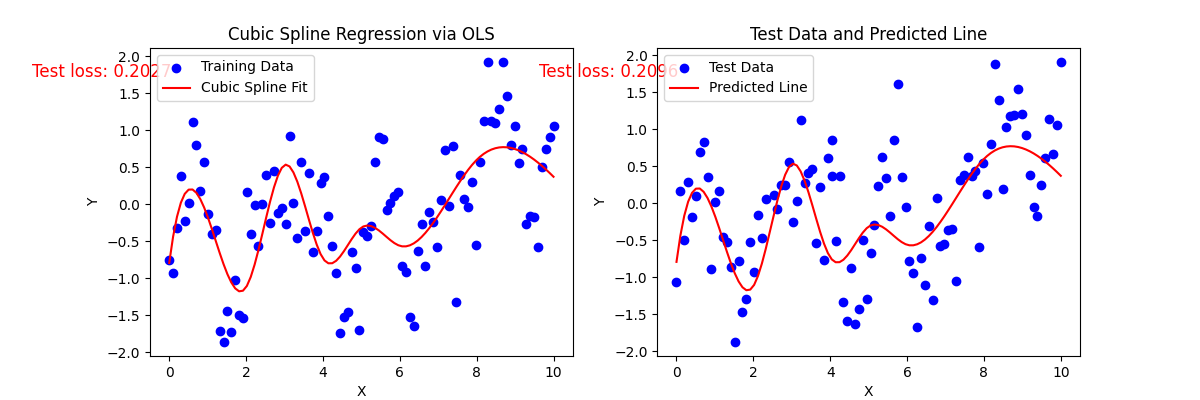

Write the Python code that produced this figure.
import numpy as np
import pandas as pd
import matplotlib.pyplot as plt
from patsy import dmatrix  # 用于生成B-样条基函数

# # 读取数据
# df = pd.read_csv("D:\code\py\PRML\homework1\TrainingData.csv")
# x = df["x"]
# y = df["y_complex"].values


#读取数据(手动更改你的数据路径)
file_path1 = 'D:\code\py\PRML\homework1\TrainingData.csv'
file_path2 = 'D:\code\py\PRML\homework1\TestData.csv'
train_data = pd.read_csv(file_path1)
test_data = pd.read_csv(file_path2)
x_train = train_data.iloc[:, 0].values  
y_train = train_data.iloc[:, 1].values  
x_test = test_data.iloc[:, 0].values   
y_test = test_data.iloc[:, 1].values   

# 设置节点
knots = [2, 3, 4, 5, 6, 8]

# 生成B-样条基函数（自然样条边界条件）
formula = "bs(x, knots=knots, degree=3, include_intercept=True)"
B = dmatrix(formula, {"x": x_train, "knots": knots}, return_type="dataframe")

# 最小二乘法求解系数
beta = np.linalg.lstsq(B, y_train, rcond=None)[0]
print(f"beta:{beta}")

# 预测新数据
# x_train_new = np.linspace(0, 10, 500)
B_train_new = dmatrix(formula, {"x": x_train, "knots": knots}, return_type="dataframe")
y_train_pred = np.dot(B_train_new, beta)
loss_train = 1/(2*len(y_train))*np.sum((y_train_pred-y_train)**2)

# 预测测试集新数据
# x_test_new = np.linspace(0, 10, 500)
B_test_new = dmatrix(formula, {"x": x_test, "knots": knots}, return_type="dataframe")
y_test_pred = np.dot(B_test_new, beta)
loss_test = 1/(2*len(y_test))*np.sum((y_test_pred-y_test)**2)
print(f"TrainingDataLoss:{loss_train}\nTestDataLoss:{loss_test}")

plt.figure(figsize=(12, 4))

# plot1训练数据和拟合直线
plt.subplot(1, 2, 1)
plt.scatter(x_train, y_train, color='blue', label='Training Data')
plt.plot(x_train, y_train_pred, color="red", label='Cubic Spline Fit')
plt.title('Cubic Spline Regression via OLS')
plt.xlabel("X")
plt.ylabel("Y")
plt.legend()
plt.annotate(f'Test loss: {loss_train:.4f}', xy=(0.05, 0.95), xycoords='axes fraction', fontsize=12, color='red', ha='right', va='top')

# plot2测试数据和拟合直线
plt.subplot(1, 2, 2)
plt.scatter(x_test, y_test, color='blue', label='Test Data')
plt.plot(x_test, y_test_pred, color='red', label='Predicted Line')
plt.title('Test Data and Predicted Line')
plt.xlabel('X')
plt.ylabel('Y')
plt.legend()
plt.annotate(f'Test loss: {loss_test:.4f}', xy=(0.05, 0.95), xycoords='axes fraction', fontsize=12, color='red', ha='right', va='top')

plt.savefig('D:\code\py\PRML\homework1\csr.png')
plt.show()